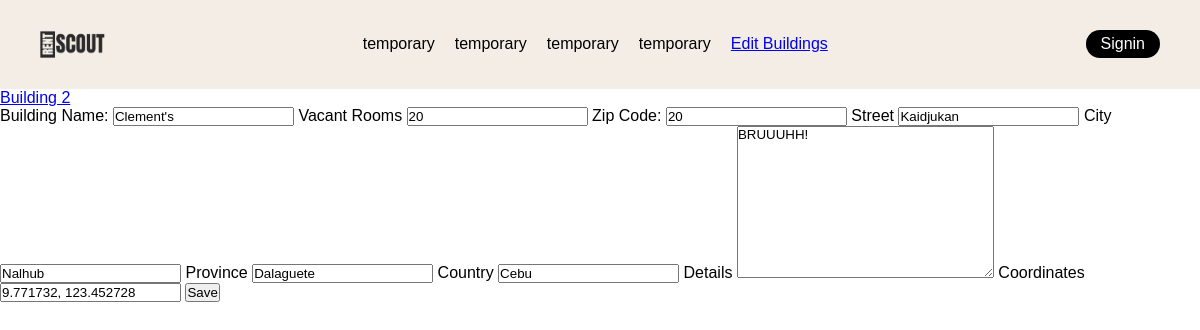
Before: /building/update/1/ with the older database file.
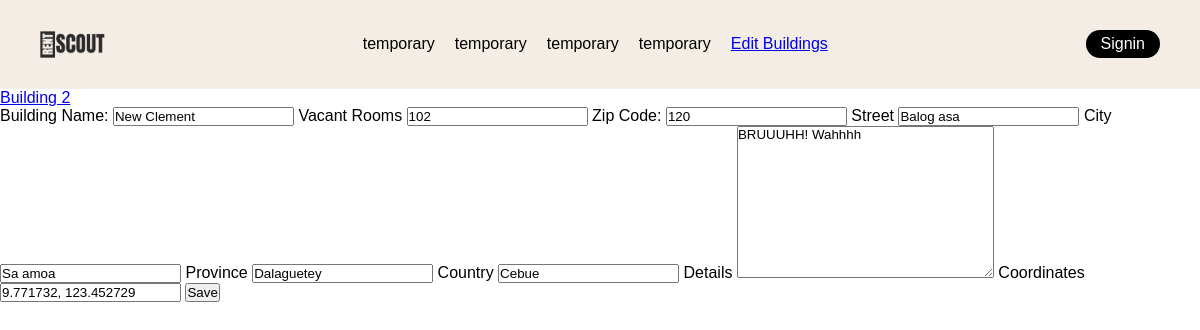
After: the same page with the newer database file.
### RentScout/models.py (models this page shows, shortened)
class Building(models.Model):
    buildingid = models.AutoField(primary_key=True)
    building_owner = models.ForeignKey(ScoutUser_Landlord, on_delete = models.CASCADE, null=False, blank=False)
    building_name = models.CharField(max_length = 250, default="")
    zip_code = models.PositiveIntegerField(default=0, null=True, blank=True)
    street = models.CharField(max_length=75, blank=True, null=True)
    city = models.CharField(max_length=75, default="None")
    province = models.CharField(max_length=75, default="None")
    country = models.CharField(max_length=75, default="None")
    details = models.TextField(blank=True, null=True)
    rooms_vacant = models.IntegerField(validators = [MinValueValidator(0)])
    coordinates = models.CharField(max_length = 255, blank = False, null = False, default = "")

### RentScout/views.py (the view, shortened to what this page needs)
# urls.py: path('building/update/<str:pk>/', views.update_building, name='update_building'),
def update_building(request, pk):
    page = "update"
    building = Building.objects.get(buildingid = pk)
    form = BuildingForm(instance = building)
    building_id = building.buildingid
    context = {'form': form, 'page':page, 'buildingid': building_id}
    return render(request, 'RentScout/create_building.html', context)

### RentScout/forms.py
class BuildingForm(ModelForm):
    class Meta:
        model = Building
        exclude = ('buildingid', 'building_owner')

### RentScout/templates/RentScout/create_building.html (shortened to what this page needs)
{% extends 'index.html' %}
{% block bodycontent %}
    {% if page == 'newbuilding' %}
        <form action="" method="POST">
            {% csrf_token %}
            <label for="building_name">Building Name:</label>
            <input type="text" name="{{ form.building_name.name }}" required>
            <label for="vacant">Vacant Rooms</label>
            <input type="number" name = "{{ form.rooms_vacant.name }}" required>
            <label for="zip_code">Zip Code:</label>
            <input type="number" name="{{ form.zip_code.name }}" required>
            <label for="street">Street</label>
            <input type="text" name = "{{ form.street.name }}" required>
            <label for="city">City</label>
            <input type="text" name = "{{ form.city.name }}" required>
            <label for="province">Province</label>
            <input type="text" name = "{{ form.province.name }}" required>
            <label for="country">Country</label>
            <input type="text" name = "{{ form.country.name }}" required>
            <label for="details">Details</label>
            <textarea name="{{ form.details.name }}" id="" cols="30" rows="10"></textarea>
            <label for="coordinates">Coordinates</label>
            <input type="text" name="{{ form.coordinates.name }}" required>
            <input type="submit" value="Submit">
        </form>
    {% elif page == 'update' %}
    <form action="{% url 'update_building' buildingid %}" method="POST">
        <label for="building_name">Building Name:</label>
        <input type="text" name="{{ form.building_name.name }}" value="{{ form.building_name.value }}" required>
        <label for="vacant">Vacant Rooms</label>
        <input type="number" name = "{{ form.rooms_vacant.name }}" value="{{ form.rooms_vacant.value }}" required>
        <label for="zip_code">Zip Code:</label>
        <input type="number" name="{{ form.zip_code.name }}" value="{{ form.zip_code.value }}" required>
        <label for="street">Street</label>
        <input type="text" name = "{{ form.street.name }}" value="{{ form.street.value }}" required>
        <label for="city">City</label>
        <input type="text" name = "{{ form.city.name }}" value="{{ form.city.value }}" required>
        <label for="province">Province</label>
        <input type="text" name = "{{ form.province.name }}" value="{{ form.province.value }}" required>
        <label for="country">Country</label>
        <input type="text" name = "{{ form.country.name }}" value="{{ form.country.value }}" required>
        <label for="details">Details</label>
        <textarea name="{{ form.details.name }}" id="" cols="30" rows="10">{{ form.details.value }}</textarea>
        <label for="coordinates">Coordinates</label>
        <input type="text" name="{{ form.coordinates.name }}" value="{{ form.coordinates.value }}" required>
        <input type="submit" value="Save">
    </form>
    {% endif %}
{% endblock bodycontent %}

### templates/index.html (shortened to what this page needs)
<!DOCTYPE html>
<html lang="en">
<head>
    {% load static %}
    <link rel="stylesheet" href="{% static 'css/navigation.css' %}">
</head>
<body >
<body>
    <nav>
        <img src="{% static 'imgs/nav/logo22.png' %}" alt="Website logo" >
        <ul>
            <li>temporary</li>
            <li>temporary</li>
            <li>temporary</li>
            <li>temporary</li>
            <li>
                <a href="{% url 'edit_building' %}">Edit Buildings</a>
            </li>
        </ul>
        <div>
            {% if request.user.is_authenticated %}
                <h4>Hi! {{ request.user.email }}</h4>
                <a href="{% url 'logout' %}">Logout</a>
            {% else %}
                <a href="{% url 'signin' %}">Signin</a>
            {% endif %}
        </div>
    </nav>
    <a href="{% url 'building_info' 1 %}">Building 2</a>
    {% block bodycontent %}
    {% endblock %}
</body>
</html>

### RentScout/static/css/navigation.css (style rules this page uses)
* { margin: 0; padding: 0; box-sizing: border-box; font-family: 'Poppins', sans-serif; }
nav { display: flex; justify-content: space-between; align-items: center; padding: 30px 40px; background-color: #f3ede5; border-bottom: 1px solid rgba(239, 239, 240); }
nav img { height: 27px; width: 65px; }
nav ul { display: flex; list-style-type: none; gap: 20px; }
nav ul li { text-decoration: none; }
nav div { display: flex; justify-content: center; align-items: center; gap: 10px; }
nav div a { background-color: black; text-decoration: none; color: white; padding: 5px 15px; border-radius: 20px; }

### templates/index.html (style rules this page uses)
* { margin: 0; padding: 0; box-sizing: border-box; font-family: 'Poppins', sans-serif; }

Changed rows visible on the page:
changed Building: building_name "Clement's" → "New Clement"; street "Kaidjukan" → "Balog asa"; city "Nalhub" → "Sa amoa"; province "Dalaguete" → "Dalaguetey"; country "Cebu" → "Cebue"; details "BRUUUHH!" → "BRUUUHH! Wahhhh"; coordinates "9.771732, 123.452728" → "9.771732, 123.452729"
Other visible differences:
form field rooms_vacant: "20" → "102"
form field zip_code: "20" → "120"
